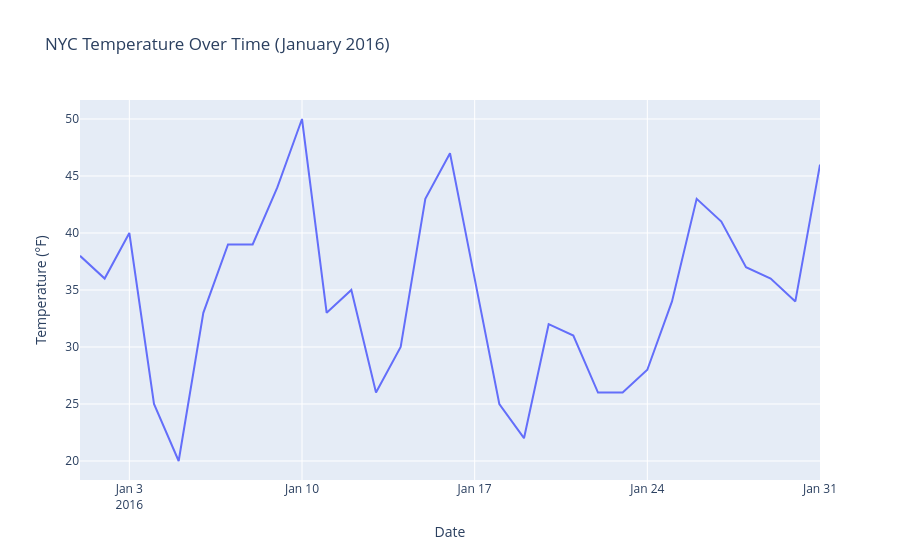
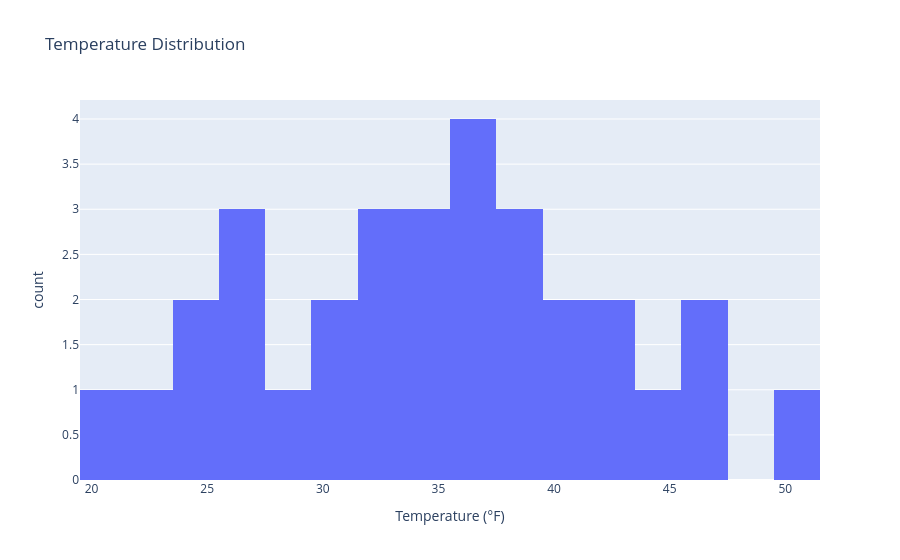
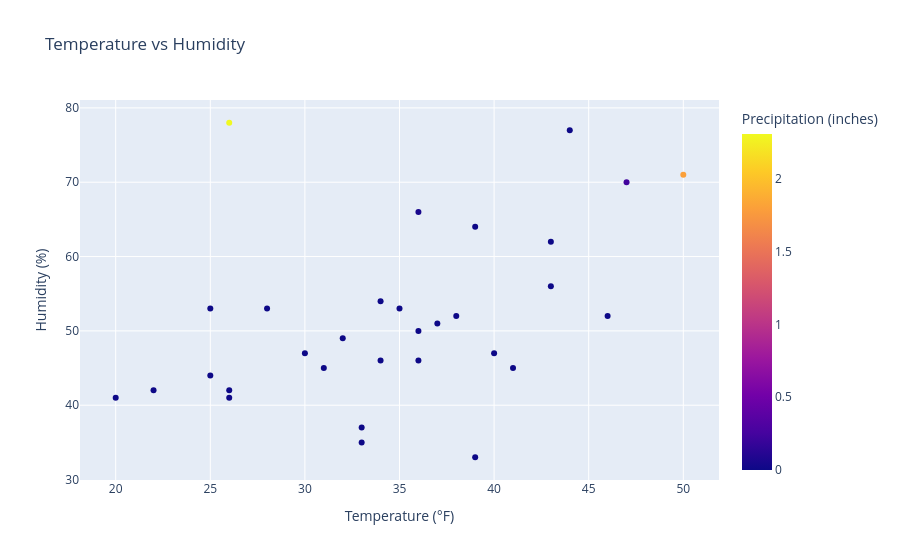
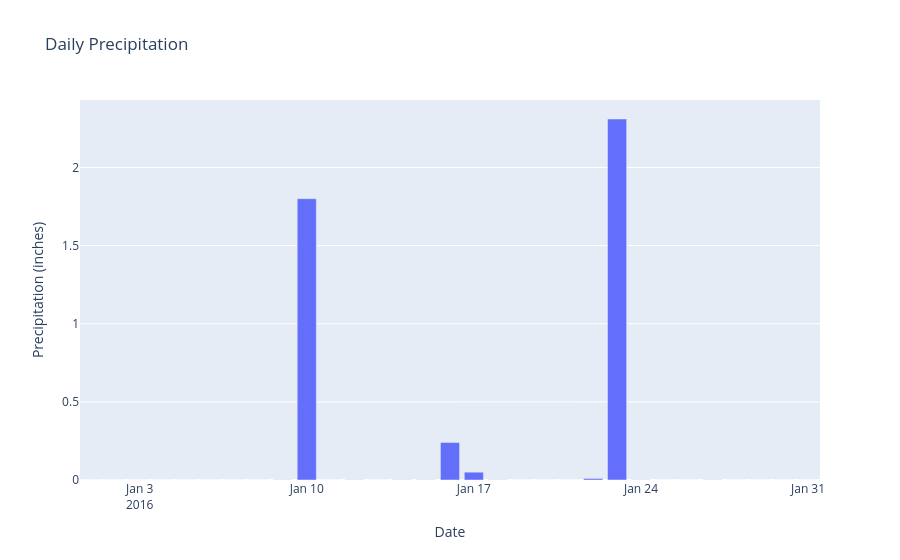

Notebook code cell kept with these figures, in order:
### Code cell
import plotly.express as px
import pandas as pd

print("=== (c) INTERACTIVE PLOTS ===")

# Assuming df is already loaded and cleaned from part (a)

# Time series temperature plot
fig1 = px.line(df, x='EST', y='Temperature', 
              title='NYC Temperature Over Time (January 2016)',
              labels={'EST': 'Date', 'Temperature': 'Temperature (°F)'})
fig1.show()

# Temperature distribution
fig2 = px.histogram(df, x='Temperature', 
                   title='Temperature Distribution',
                   nbins=20,
                   labels={'Temperature': 'Temperature (°F)'})
fig2.show()

# Temperature vs Humidity scatter plot
fig3 = px.scatter(df, x='Temperature', y='Humidity',
                 title='Temperature vs Humidity',
                 color='PrecipitationIn',
                 labels={'Temperature': 'Temperature (°F)', 
                        'Humidity': 'Humidity (%)',
                        'PrecipitationIn': 'Precipitation (inches)'})
fig3.show()

# Daily precipitation
fig4 = px.bar(df, x='EST', y='PrecipitationIn',
             title='Daily Precipitation',
             labels={'EST': 'Date', 'PrecipitationIn': 'Precipitation (inches)'})
fig4.show()

# Wind direction rose plot (polar chart)
fig5 = px.scatter_polar(df, r='WindSpeedMPH', theta='WindDirDegrees',
                       title='Wind Speed and Direction',
                       labels={'WindSpeedMPH': 'Wind Speed (MPH)'})
fig5.show()

# Box plot by weather events
if len(df['Events'].unique()) > 1:
    fig6 = px.box(df, x='Events', y='Temperature',
                 title='Temperature Distribution by Weather Events')
    fig6.show()

print("Interactive plots generated successfully!")

### Figure 1 — Plotly figure (JSON) as saved in the notebook; plotly's stock layout.template omitted (floating-point values rounded to 4 significant figures)
{"data": [{"hovertemplate": "Date=%{x}<br>Temperature (°F)=%{y}<extra></extra>", "legendgroup": "", "line": {"color": "#636efa", "dash": "solid"}, "marker": {"symbol": "circle"}, "mode": "lines", "name": "", "orientation": "v", "showlegend": false, "type": "scatter", "x": ["2016-01-01T00:00:00.000000000", "2016-01-02T00:00:00.000000000", "2016-01-03T00:00:00.000000000", "2016-01-04T00:00:00.000000000", "2016-01-05T00:00:00.000000000", "2016-01-06T00:00:00.000000000", "2016-01-07T00:00:00.000000000", "2016-01-08T00:00:00.000000000", "2016-01-09T00:00:00.000000000", "2016-01-10T00:00:00.000000000", "2016-01-11T00:00:00.000000000", "2016-01-12T00:00:00.000000000", "2016-01-13T00:00:00.000000000", "2016-01-14T00:00:00.000000000", "2016-01-15T00:00:00.000000000", "2016-01-16T00:00:00.000000000", "2016-01-17T00:00:00.000000000", "2016-01-18T00:00:00.000000000", "2016-01-19T00:00:00.000000000", "2016-01-20T00:00:00.000000000", "2016-01-21T00:00:00.000000000", "2016-01-22T00:00:00.000000000", "2016-01-23T00:00:00.000000000", "2016-01-24T00:00:00.000000000", "2016-01-25T00:00:00.000000000", "2016-01-26T00:00:00.000000000", "2016-01-27T00:00:00.000000000", "2016-01-28T00:00:00.000000000", "2016-01-29T00:00:00.000000000", "2016-01-30T00:00:00.000000000", "2016-01-31T00:00:00.000000000"], "xaxis": "x", "y": [38, 36, 40, 25, 20, 33, 39, 39, 44, 50, 33, 35, 26, 30, 43, 47, 36, 25, 22, 32, 31, 26, 26, 28, 34, 43, 41, 37, 36, 34, 46], "yaxis": "y"}], "layout": {"legend": {"tracegroupgap": 0}, "title": {"text": "NYC Temperature Over Time (January 2016)"}, "xaxis": {"anchor": "y", "domain": [0, 1], "title": {"text": "Date"}}, "yaxis": {"anchor": "x", "domain": [0, 1], "title": {"text": "Temperature (°F)"}}}}

### Figure 2 — Plotly figure (JSON) as saved in the notebook; plotly's stock layout.template omitted (floating-point values rounded to 4 significant figures)
{"data": [{"bingroup": "x", "hovertemplate": "Temperature (°F)=%{x}<br>count=%{y}<extra></extra>", "legendgroup": "", "marker": {"color": "#636efa", "pattern": {"shape": ""}}, "name": "", "nbinsx": 20, "orientation": "v", "showlegend": false, "type": "histogram", "x": [38, 36, 40, 25, 20, 33, 39, 39, 44, 50, 33, 35, 26, 30, 43, 47, 36, 25, 22, 32, 31, 26, 26, 28, 34, 43, 41, 37, 36, 34, 46], "xaxis": "x", "yaxis": "y"}], "layout": {"barmode": "relative", "legend": {"tracegroupgap": 0}, "title": {"text": "Temperature Distribution"}, "xaxis": {"anchor": "y", "domain": [0, 1], "title": {"text": "Temperature (°F)"}}, "yaxis": {"anchor": "x", "domain": [0, 1], "title": {"text": "count"}}}}

### Figure 3 — Plotly figure (JSON) as saved in the notebook; plotly's stock layout.template omitted (floating-point values rounded to 4 significant figures)
{"data": [{"hovertemplate": "Temperature (°F)=%{x}<br>Humidity (%)=%{y}<br>Precipitation (inches)=%{marker.color}<extra></extra>", "legendgroup": "", "marker": {"color": [0.0, 0.0, 0.0, 0.0, 0.0, 0.0, 0.0, 0.0, 0.001, 1.8, 0.0, 0.001, 0.0, 0.001, 0.001, 0.24, 0.05, 0.001, 0.0, 0.0, 0.0, 0.01, 2.31, 0.001, 0.0, 0.0, 0.001, 0.0, 0.0, 0.0, 0.0], "coloraxis": "coloraxis", "symbol": "circle"}, "mode": "markers", "name": "", "orientation": "v", "showlegend": false, "type": "scatter", "x": [38, 36, 40, 25, 20, 33, 39, 39, 44, 50, 33, 35, 26, 30, 43, 47, 36, 25, 22, 32, 31, 26, 26, 28, 34, 43, 41, 37, 36, 34, 46], "xaxis": "x", "y": [52, 46, 47, 44, 41, 35, 33, 64, 77, 71, 37, 53, 42, 47, 62, 70, 66, 53, 42, 49, 45, 41, 78, 53, 54, 56, 45, 51, 50, 46, 52], "yaxis": "y"}], "layout": {"coloraxis": {"colorbar": {"title": {"text": "Precipitation (inches)"}}, "colorscale": [[0, "#0d0887"], [0.1111, "#46039f"], [0.2222, "#7201a8"], [0.3333, "#9c179e"], [0.4444, "#bd3786"], [0.5556, "#d8576b"], [0.6667, "#ed7953"], [0.7778, "#fb9f3a"], [0.8889, "#fdca26"], [1, "#f0f921"]]}, "legend": {"tracegroupgap": 0}, "title": {"text": "Temperature vs Humidity"}, "xaxis": {"anchor": "y", "domain": [0, 1], "title": {"text": "Temperature (°F)"}}, "yaxis": {"anchor": "x", "domain": [0, 1], "title": {"text": "Humidity (%)"}}}}

### Figure 4 — Plotly figure (JSON) as saved in the notebook; plotly's stock layout.template omitted (floating-point values rounded to 4 significant figures)
{"data": [{"hovertemplate": "Date=%{x}<br>Precipitation (inches)=%{y}<extra></extra>", "legendgroup": "", "marker": {"color": "#636efa", "pattern": {"shape": ""}}, "name": "", "orientation": "v", "showlegend": false, "textposition": "auto", "type": "bar", "x": ["2016-01-01T00:00:00.000000000", "2016-01-02T00:00:00.000000000", "2016-01-03T00:00:00.000000000", "2016-01-04T00:00:00.000000000", "2016-01-05T00:00:00.000000000", "2016-01-06T00:00:00.000000000", "2016-01-07T00:00:00.000000000", "2016-01-08T00:00:00.000000000", "2016-01-09T00:00:00.000000000", "2016-01-10T00:00:00.000000000", "2016-01-11T00:00:00.000000000", "2016-01-12T00:00:00.000000000", "2016-01-13T00:00:00.000000000", "2016-01-14T00:00:00.000000000", "2016-01-15T00:00:00.000000000", "2016-01-16T00:00:00.000000000", "2016-01-17T00:00:00.000000000", "2016-01-18T00:00:00.000000000", "2016-01-19T00:00:00.000000000", "2016-01-20T00:00:00.000000000", "2016-01-21T00:00:00.000000000", "2016-01-22T00:00:00.000000000", "2016-01-23T00:00:00.000000000", "2016-01-24T00:00:00.000000000", "2016-01-25T00:00:00.000000000", "2016-01-26T00:00:00.000000000", "2016-01-27T00:00:00.000000000", "2016-01-28T00:00:00.000000000", "2016-01-29T00:00:00.000000000", "2016-01-30T00:00:00.000000000", "2016-01-31T00:00:00.000000000"], "xaxis": "x", "y": [0.0, 0.0, 0.0, 0.0, 0.0, 0.0, 0.0, 0.0, 0.001, 1.8, 0.0, 0.001, 0.0, 0.001, 0.001, 0.24, 0.05, 0.001, 0.0, 0.0, 0.0, 0.01, 2.31, 0.001, 0.0, 0.0, 0.001, 0.0, 0.0, 0.0, 0.0], "yaxis": "y"}], "layout": {"barmode": "relative", "legend": {"tracegroupgap": 0}, "title": {"text": "Daily Precipitation"}, "xaxis": {"anchor": "y", "domain": [0, 1], "title": {"text": "Date"}}, "yaxis": {"anchor": "x", "domain": [0, 1], "title": {"text": "Precipitation (inches)"}}}}
